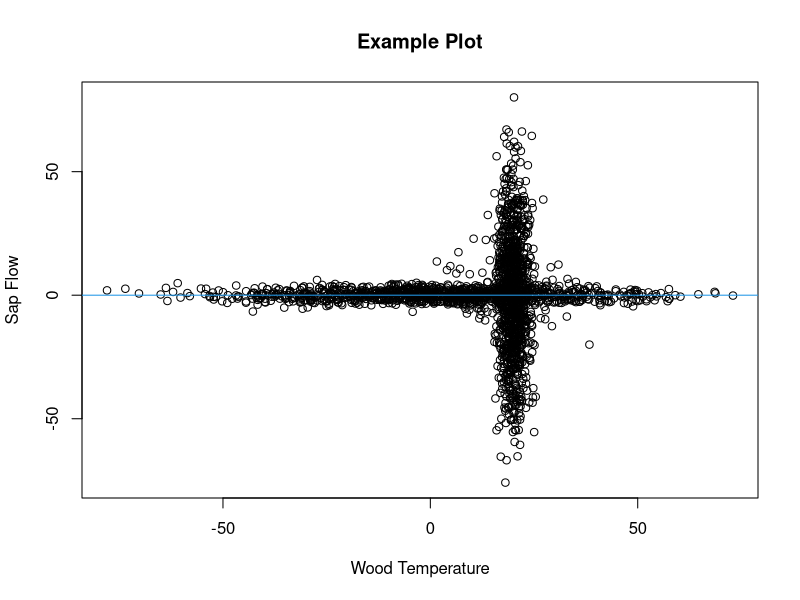
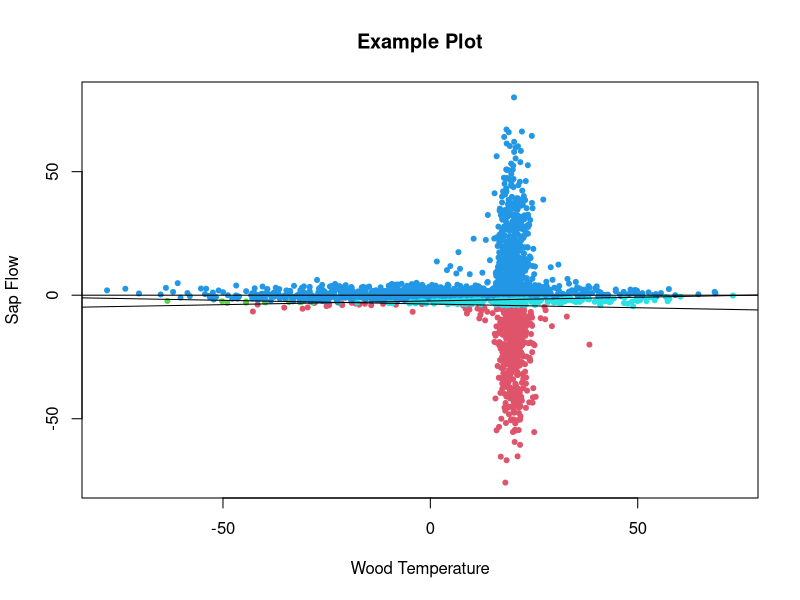

Write R code to recreate these figures, in order. (Note: a time limit stopped this script after it produced the figures.)

# Finding Critical Points for the Relationship Between Wood Temperature and
# Winter-Dormant-Season Sap Flow

# David Moore
# University of New Hampshire Ecohydrology Lab
# July 2023
# davidblakneymoore@gmail.com


# The Explanation

# There are situations where data points, when plotted, cluster around the
# horizontal axis except when they're near a particular value along that axis.
# A picture will help describe this situation.

Predictor_Variable <- c(rnorm(1000, 0, 25), rnorm(1000, 20, 2), rnorm(100, 20, 10))
Response_Variable <- c(rnorm(1000, 0, 2), rnorm(1000, 0, 25), rnorm(100, 0, 10))
Data_Frame <- data.frame(Predictor_Variable = Predictor_Variable, Response_Variable = Response_Variable)
plot(Response_Variable ~ Predictor_Variable, Data_Frame, main = 'Example Plot', xlab = 'Wood Temperature', ylab = 'Sap Flow')
abline(h = 0, col = 4)

# This figure is included in this repository - it's called 'Example Plot 1'.

# This made-up data mimics what I've seen in my studies on winter-dormant-
# season sap flow, where wood temperature is the predictor variable and sap
# flow is the response variable. At extreme wood temperature values, there is
# essentially no sap flow, but when wood temperature values approach a
# particular value (which may be species-specific) from above or below, sap
# flows either downward or upward in deciduous hardwoods.

# In these scenarios, the value of the predictor variable at which the response
# variable is most variable is unknown. This value, which I'll call the
# 'critical value', must be identified and likely has physiological
# significance for the tree. Here, I propose a method to estimate these
# critical values.

# To estimate a critical value, I propose to split the plane of the plot up
# into four quadrants. The quadrants will come together at a point on the
# horizontal axis somewhere between the minimum and maximum values of the
# predictor variable. These quadrants will be delineated by two lines that
# cross on the horizontal axis and that have slopes of equal magnitude but of
# different signs (in other words, the lines that delineate the quadrants are
# reflections of each other about the vertical line that passes through the
# point where the lines delineating the quadrant cross). Again, a figure will
# help to illustrate this concept.

Horizontal_Axis_Intercept_Interval <- 0.1
Vertical_Axis_Intercept_Interval <- 0.1
Slope_Interval <- 0.01
Angles <- seq((0 + Slope_Interval), ((pi / 2) - Slope_Interval), Slope_Interval)
Horizontal_Axis_Intercepts <- seq(min(Data_Frame$Predictor_Variable), max(Data_Frame$Predictor_Variable), by = Horizontal_Axis_Intercept_Interval)
Vertical_Axis_Intercepts <- seq(min(Data_Frame$Predictor_Variable), max(Data_Frame$Predictor_Variable), by = Vertical_Axis_Intercept_Interval)
i <- sample(seq_len(length((Horizontal_Axis_Intercepts))), 1)
j <- sample(seq_len(length((Vertical_Axis_Intercepts))), 1)
k <- sample(seq_len(length(Angles)), 1)
Bottommost_Points <- ifelse((Data_Frame$Response_Variable < ((tan(Angles[k]) * Data_Frame$Predictor_Variable) + Vertical_Axis_Intercepts[j] - (Horizontal_Axis_Intercepts[i] * tan(Angles[k])))) & (Data_Frame$Response_Variable < ((-tan(Angles[k]) * Data_Frame$Predictor_Variable) + Vertical_Axis_Intercepts[j] + (Horizontal_Axis_Intercepts[i] * tan(Angles[k])))), T, F)
Leftmost_Regions <- ifelse((Data_Frame$Response_Variable > ((tan(Angles[k]) * Data_Frame$Predictor_Variable) + Vertical_Axis_Intercepts[j] - (Horizontal_Axis_Intercepts[i] * tan(Angles[k])))) & (Data_Frame$Response_Variable < ((-tan(Angles[k]) * Data_Frame$Predictor_Variable) + Vertical_Axis_Intercepts[j] + (Horizontal_Axis_Intercepts[i] * tan(Angles[k])))), T, F)
Topmost_Points <- ifelse((Data_Frame$Response_Variable > ((tan(Angles[k]) * Data_Frame$Predictor_Variable) + Vertical_Axis_Intercepts[j] - (Horizontal_Axis_Intercepts[i] * tan(Angles[k])))) & (Data_Frame$Response_Variable > ((-tan(Angles[k]) * Data_Frame$Predictor_Variable) + Vertical_Axis_Intercepts[j] + (Horizontal_Axis_Intercepts[i] * tan(Angles[k])))), T, F)
Rightmost_Points <- ifelse((Data_Frame$Response_Variable < ((tan(Angles[k]) * Data_Frame$Predictor_Variable) + Vertical_Axis_Intercepts[j] - (Horizontal_Axis_Intercepts[i] * tan(Angles[k])))) & (Data_Frame$Response_Variable > ((-tan(Angles[k]) * Data_Frame$Predictor_Variable) + Vertical_Axis_Intercepts[j] + (Horizontal_Axis_Intercepts[i] * tan(Angles[k])))), T, F)
Bottommost_Points <- Data_Frame[Bottommost_Points, ]
Leftmost_Regions <- Data_Frame[Leftmost_Regions, ]
Topmost_Points <- Data_Frame[Topmost_Points, ]
Rightmost_Points <- Data_Frame[Rightmost_Points, ]
plot(Response_Variable ~ Predictor_Variable, Data_Frame, type = 'n', main = 'Example Plot', xlab = 'Wood Temperature', ylab = 'Sap Flow')
points(Bottommost_Points$Predictor_Variable, Bottommost_Points$Response_Variable, pch = 20, col = 2)
points(Leftmost_Regions$Predictor_Variable, Leftmost_Regions$Response_Variable, pch = 20, col = 3)
points(Topmost_Points$Predictor_Variable, Topmost_Points$Response_Variable, pch = 20, col = 4)
points(Rightmost_Points$Predictor_Variable, Rightmost_Points$Response_Variable, pch = 20, col = 5)
abline(a = (Vertical_Axis_Intercepts[j] - (Horizontal_Axis_Intercepts[i] * tan(Angles[k]))), b = (tan(Angles[k])))
abline(a = (Vertical_Axis_Intercepts[j] + (Horizontal_Axis_Intercepts[i] * tan(Angles[k]))), b = (-tan(Angles[k])))
abline(h = 0)

# To find the critical value, two major processes will happen. First, the lines
# delineating the quadrants will start at the leftmost data point and
# incrementally move rightward along the horizontal axis. Second, at each of
# the horizontal axis intercepts where these two lines meet, the angles of
# these lines will vary incrementally from 0 to pi / 2. For each combination of
# horizontal axis intercept and angle, a least-squares value will be
# calculated. This least-squares value will be the sum of the squared residuals
# from the topmost and bottommost quadrants (these residuals are the difference
# between the data points in these two quadrants and the vertical line that
# passes through the point where the lines delineating the quadrants cross)
# taken together and from the leftmost and rightmost quadrants (these residuals
# are the difference between the data points in these two quadrants and the
# horizontal axis) taken together. The critical point will be the value of the
# predictor variable that generates the minimum least-squares value.

# An even better and more descriptive figure that helps to explain this process
# is included in this repository - it's called 'Example Plot 2.jpeg'.

# Actually, a third minor process will also happen concurrently. The vertical
# position of this critical point will be allowed to vary as well. Although, in
# theory, sap flow will approach 0 at extreme temperatures, in practice, sap
# flow values are typically off by a small amount due to probe misalignment
# (details can be found in Burgess et al., 2001). Therefore, in order to
# determine the empirical value for no sap flow, this critical point will be
# allowed to vary vertically, and the vertical position of this critical point
# will be subtracted from all sap flow values to reset the baseline to 0.

# This function takes ten arguments. The first two are required.

# The 'Predictor_Variable' argument specifies which variable will be treated as
# the variable on the horizontal axis. If the 'Data_Frame' argument is used to
# specify a data frame containing the predictor variable column, the
# 'Predictor_Variable' argument should not be written as a character string (it
# should not be surrounded by quotation marks). If the 'Data_Frame' argument is
# not used, the 'Predictor_Variable' argument should  be written as a character
# string, surrounded by quotation marks. This argument must be numeric and of
# the same length as the 'Response_Variable' argument.

# The 'Response_Variable' argument specifies which variable will be treated as
# the variable on the vertical axis. If the 'Data_Frame' argument is used to
# specify a data frame containing the response variable column, the
# 'Response_Variable' argument should not be written as a character string (it
# should not be surrounded by quotation marks). If the 'Data_Frame' argument is
# not used, the 'Response_Variable' argument should  be written as a character
# string, surrounded by quotation marks. This argument must be numeric and of
# the same length as the 'Predictor_Variable' argument.

# The 'Data_Frame' argument is optional and can be used to identify an object
# of class 'data.frame' that contains both the predictor and response
# variables.

# The 'Horizontal_Variable_Minimum_Value' argument specifies the minimum
# possible value for the critical point's horizontal axis (predictor variable)
# value. Since it may not be computationally efficient to search for the
# critical value across the entire range of the predictor variable, a subset of
# predictor variable values can be specified.

# The 'Horizontal_Variable_Maximum_Value' argument specifies the maximum
# possible value for the critical point's horizontal axis (predictor variable)
# value. Since it may not be computationally efficient to search for the
# critical value across the entire range of the predictor variable, a subset of
# predictor variable values can be specified.

# The 'Vertical_Variable_Minimum_Value' argument specifies the minimum possible
# value for the critical point's vertical axis (response variable) value. Since
# it may not be computationally efficient to search for the critical value
# across the entire range of the response variable, a subset of response
# variable values can be specified.

# The 'Vertical_Variable_Maximum_Value' argument specifies the maximum possible
# value for the critical point's vertical axis (response variable) value. Since
# it may not be computationally efficient to search for the critical value
# across the entire range of the response variable, a subset of response
# variable values can be specified.

# The 'Slope_Interval' argument specifies, in radians, how gradually slopes
# (angles) should increase from 0 to pi / 2. Smaller 'Slope_Interval' values
# will cause the function to take longer to run but will lead to more accurate
# critical values. This argument must be numeric, of length 1, and between 0
# and pi / 2.

# The 'Horizontal_Axis_Intercept_Interval' argument specifies, in whatever
# units the predictor variable is in, how gradually the quadrants shift from
# right to left. Smaller 'Horizontal_Axis_Intercept_Interval' values will cause
# the function to take longer to run but will lead to more accurate critical
# values. This argument must be numeric, of length 1, and between 0
# and the domain of the predictor variable.

# The 'Vertical_Axis_Intercept_Interval' argument specifies, in whatever units
# the response variable is in, how gradually the quadrants shift from top to
# bottom. Smaller 'Vertical_Axis_Intercept_Interval' values will cause the
# function to take longer to run but will lead to more accurate critical
# values. This argument must be numeric, of length 1, and between 0 and the
# domain of the response variable.


# The Function

Function_for_Finding_the_Critical_Point <- function (Predictor_Variable, Response_Variable, Data_Frame, Horizontal_Variable_Minimum_Value = ifelse(is.null(Data_Frame), min(Predictor_Variable), min(Data_Frame$Predictor_Variable)), Horizontal_Variable_Maximum_Value = ifelse(is.null(Data_Frame), max(Predictor_Variable), max(Data_Frame$Predictor_Variable)), Vertical_Variable_Minimum_Value = ifelse(is.null(Data_Frame), min(Response_Variable), min(Data_Frame$Response_Variable)), Vertical_Variable_Maximum_Value = ifelse(is.null(Data_Frame), max(Response_Variable), max(Data_Frame$Response_Variable)), Slope_Interval = 0.01, Horizontal_Axis_Intercept_Interval = 0.01, Vertical_Axis_Intercept_Interval = 0.01) {
  if (is.null(Data_Frame)) {
    if (!is.numeric(Predictor_Variable)) {
      stop ("'Predictor_Variable' must be a numeric variable.")
    }
    if (!is.numeric(Response_Variable)) {
      stop ("'Response_Variable' must be a numeric variable.")
    }
    if (length(Predictor_Variable) != length(Response_Variable)) {
      stop ("'Predictor_Variable' and 'Response_Variable' must be of the same length.")
    }
    Predictor_Variable_Name <- deparse(substitute(Predictor_Variable))
    Response_Variable_Name <- deparse(substitute(Response_Variable))
    Data_Frame <- data.frame(Predictor_Variable = Predictor_Variable, Response_Variable = Response_Variable)
  } else if (!is.null(Data_Frame)) {
    if (class(Data_Frame) != 'data.frame') {
      stop ("'Data_Frame' must be of class 'data.frame'.")
    }
    Predictor_Variable_Name <- deparse(substitute(Predictor_Variable))
    Response_Variable_Name <- deparse(substitute(Response_Variable))
    Predictor_Variable <- Data_Frame[, deparse(substitute(Predictor_Variable))]
    Response_Variable <- Data_Frame[, deparse(substitute(Response_Variable))]
    if (!is.numeric(Predictor_Variable)) {
      stop ("'Predictor_Variable' must be a numeric variable.")
    }
    if (!is.numeric(Response_Variable)) {
      stop ("'Response_Variable' must be a numeric variable.")
    }
    if (length(Predictor_Variable) != length(Response_Variable)) {
      stop ("'Predictor_Variable' and 'Response_Variable' must be of the same length.")
    }
    Data_Frame <- data.frame(Predictor_Variable = Predictor_Variable, Response_Variable = Response_Variable)
  }
  if (!is.numeric(Horizontal_Variable_Minimum_Value)) {
    stop ("'Horizontal_Variable_Minimum_Value' must be numeric.")
  }
  if (length(Horizontal_Variable_Minimum_Value) != 1) {
    stop ("'Horizontal_Variable_Minimum_Value' must be a single value.")
  }
  if (Horizontal_Variable_Minimum_Value > max(Data_Frame$Predictor_Variable) | Horizontal_Variable_Minimum_Value < min(Data_Frame$Predictor_Variable)) {
    stop ("'Horizontal_Variable_Minimum_Value' must be within the range of predictor variable values.")
  }
  if (!is.numeric(Horizontal_Variable_Maximum_Value)) {
    stop ("'Horizontal_Variable_Maximum_Value' must be numeric.")
  }
  if (length(Horizontal_Variable_Maximum_Value) != 1) {
    stop ("'Horizontal_Variable_Maximum_Value' must be a single value.")
  }
  if (Horizontal_Variable_Maximum_Value > max(Data_Frame$Predictor_Variable) | Horizontal_Variable_Maximum_Value < min(Data_Frame$Predictor_Variable)) {
    stop ("'Horizontal_Variable_Maximum_Value' must be within the range of predictor variable values.")
  }
  if (!is.numeric(Vertical_Variable_Minimum_Value)) {
    stop ("'Vertical_Variable_Minimum_Value' must be numeric.")
  }
  if (length(Vertical_Variable_Minimum_Value) != 1) {
    stop ("'Vertical_Variable_Minimum_Value' must be a single value.")
  }
  if (Vertical_Variable_Minimum_Value > max(Data_Frame$Response_Variable) | Vertical_Variable_Minimum_Value < min(Data_Frame$Response_Variable)) {
    stop ("'Vertical_Variable_Minimum_Value' must be within the range of response variable values.")
  }
  if (!is.numeric(Vertical_Variable_Maximum_Value)) {
    stop ("'Vertical_Variable_Maximum_Value' must be numeric.")
  }
  if (length(Vertical_Variable_Maximum_Value) != 1) {
    stop ("'Vertical_Variable_Maximum_Value' must be a single value.")
  }
  if (Vertical_Variable_Maximum_Value > max(Data_Frame$Response_Variable) | Vertical_Variable_Maximum_Value < min(Data_Frame$Response_Variable)) {
    stop ("'Vertical_Variable_Maximum_Value' must be within the range of response variable values.")
  }
  if (!is.numeric(Horizontal_Axis_Intercept_Interval)) {
    stop ("'Horizontal_Axis_Intercept_Interval' must be numeric.")
  }
  if (length(Horizontal_Axis_Intercept_Interval) != 1) {
    stop ("'Horizontal_Axis_Intercept_Interval' must be a single value.")
  }
  if (Horizontal_Axis_Intercept_Interval <= 0 | Horizontal_Axis_Intercept_Interval >= (max(Data_Frame$Predictor_Variable) - min(Data_Frame$Predictor_Variable))) {
    stop ("'Horizontal_Axis_Intercept_Interval' must be greater than 0 and smaller than the difference between the maximum and minimum values of the predictor variable.")
  }
  if (!is.numeric(Vertical_Axis_Intercept_Interval)) {
    stop ("'Vertical_Axis_Intercept_Interval' must be numeric.")
  }
  if (length(Vertical_Axis_Intercept_Interval) != 1) {
    stop ("'Vertical_Axis_Intercept_Interval' must be a single value.")
  }
  if (Vertical_Axis_Intercept_Interval <= 0 | Vertical_Axis_Intercept_Interval >= (max(Data_Frame$Response_Variable) - min(Data_Frame$Response_Variable))) {
    stop ("'Vertical_Axis_Intercept_Interval' must be greater than 0 and smaller than the difference between the maximum and minimum values of the response variable.")
  }
  if (!is.numeric(Slope_Interval)) {
    stop ("'Slope_Interval' must be numeric.")
  }
  if (length(Slope_Interval) != 1) {
    stop ("'Slope_Interval' must be a single value.")
  }
  if (Slope_Interval <= 0 | Slope_Interval >= pi / 2) {
    stop ("'Slope_Interval' must be greater than 0 and less than pi / 2.")
  }
  Angles <- seq((0 + Slope_Interval), ((pi / 2) - Slope_Interval), Slope_Interval)
  Horizontal_Axis_Intercepts <- seq(Horizontal_Variable_Minimum_Value, Horizontal_Variable_Maximum_Value, by = Horizontal_Axis_Intercept_Interval)
  Vertical_Axis_Intercepts <- seq(Vertical_Variable_Minimum_Value, Vertical_Variable_Maximum_Value, by = Vertical_Axis_Intercept_Interval)
  Output <- list(NULL)
  Counter <- 1
  for (i in seq_len(length(Horizontal_Axis_Intercepts))) {
    for (j in seq_len(length(Vertical_Axis_Intercepts))) {
      for (k in seq_len(length(Angles))) {
        Bottommost_Points <- ifelse((Data_Frame$Response_Variable < ((tan(Angles[k]) * Data_Frame$Predictor_Variable) + Vertical_Axis_Intercepts[j] - (Horizontal_Axis_Intercepts[i] * tan(Angles[k])))) & (Data_Frame$Response_Variable < ((-tan(Angles[k]) * Data_Frame$Predictor_Variable) + Vertical_Axis_Intercepts[j] + (Horizontal_Axis_Intercepts[i] * tan(Angles[k])))), T, F)
        Leftmost_Points <- ifelse((Data_Frame$Response_Variable > ((tan(Angles[k]) * Data_Frame$Predictor_Variable) + Vertical_Axis_Intercepts[j] - (Horizontal_Axis_Intercepts[i] * tan(Angles[k])))) & (Data_Frame$Response_Variable < ((-tan(Angles[k]) * Data_Frame$Predictor_Variable) + Vertical_Axis_Intercepts[j] + (Horizontal_Axis_Intercepts[i] * tan(Angles[k])))), T, F)
        Topmost_Points <- ifelse((Data_Frame$Response_Variable > ((tan(Angles[k]) * Data_Frame$Predictor_Variable) + Vertical_Axis_Intercepts[j] - (Horizontal_Axis_Intercepts[i] * tan(Angles[k])))) & (Data_Frame$Response_Variable > ((-tan(Angles[k]) * Data_Frame$Predictor_Variable) + Vertical_Axis_Intercepts[j] + (Horizontal_Axis_Intercepts[i] * tan(Angles[k])))), T, F)
        Rightmost_Points <- ifelse((Data_Frame$Response_Variable < ((tan(Angles[k]) * Data_Frame$Predictor_Variable) + Vertical_Axis_Intercepts[j] - (Horizontal_Axis_Intercepts[i] * tan(Angles[k])))) & (Data_Frame$Response_Variable > ((-tan(Angles[k]) * Data_Frame$Predictor_Variable) + Vertical_Axis_Intercepts[j] + (Horizontal_Axis_Intercepts[i] * tan(Angles[k])))), T, F)
        Vertical_Points <- Data_Frame[Bottommost_Points | Topmost_Points, ]
        Vertical_Sum_of_Squared_Residuals <- sum((Vertical_Points$Predictor_Variable - Horizontal_Axis_Intercepts[i]) ^ 2)
        Horizontal_Points <- Data_Frame[Leftmost_Points | Rightmost_Points, ]
        Horizontal_Sum_of_Squared_Residuals <- sum((Horizontal_Points$Response_Variable - Vertical_Axis_Intercepts[j]) ^ 2)
        Overall_Sum_of_Squared_Residuals <- Vertical_Sum_of_Squared_Residuals + Horizontal_Sum_of_Squared_Residuals
        Output[[Counter]] <- list(Horizontal_Axis_Intercept = Horizontal_Axis_Intercepts[i], Vertical_Axis_Intercept = Vertical_Axis_Intercepts[j], Angle = Angles[k], Overall_Sum_of_Squared_Residuals = Overall_Sum_of_Squared_Residuals)
        Counter <- Counter + 1
      }
    }
  }
  Best_Critical_Point <- Output[[which.min(sapply(Output, `[`, 'Overall_Sum_of_Squared_Residuals'))]]
  Bottommost_Points_Logical <- ifelse((Data_Frame$Response_Variable < ((tan(Best_Critical_Point$Angle) * Data_Frame$Predictor_Variable) + Best_Critical_Point$Vertical_Axis_Intercept - (Best_Critical_Point$Horizontal_Axis_Intercept * tan(Best_Critical_Point$Angle)))) & (Data_Frame$Response_Variable < ((-tan(Best_Critical_Point$Angle) * Data_Frame$Predictor_Variable) + Best_Critical_Point$Vertical_Axis_Intercept + (Best_Critical_Point$Horizontal_Axis_Intercept * tan(Best_Critical_Point$Angle)))), T, F)
  Leftmost_Points_Logical <- ifelse((Data_Frame$Response_Variable > ((tan(Best_Critical_Point$Angle) * Data_Frame$Predictor_Variable) + Best_Critical_Point$Vertical_Axis_Intercept - (Best_Critical_Point$Horizontal_Axis_Intercept * tan(Best_Critical_Point$Angle)))) & (Data_Frame$Response_Variable < ((-tan(Best_Critical_Point$Angle) * Data_Frame$Predictor_Variable) + Best_Critical_Point$Vertical_Axis_Intercept + (Best_Critical_Point$Horizontal_Axis_Intercept * tan(Best_Critical_Point$Angle)))), T, F)
  Topmost_Points_Logical <- ifelse((Data_Frame$Response_Variable > ((tan(Best_Critical_Point$Angle) * Data_Frame$Predictor_Variable) + Best_Critical_Point$Vertical_Axis_Intercept - (Best_Critical_Point$Horizontal_Axis_Intercept * tan(Best_Critical_Point$Angle)))) & (Data_Frame$Response_Variable > ((-tan(Best_Critical_Point$Angle) * Data_Frame$Predictor_Variable) + Best_Critical_Point$Vertical_Axis_Intercept + (Best_Critical_Point$Horizontal_Axis_Intercept * tan(Best_Critical_Point$Angle)))), T, F)
  Rightmost_Points_Logical <- ifelse((Data_Frame$Response_Variable < ((tan(Best_Critical_Point$Angle) * Data_Frame$Predictor_Variable) + Best_Critical_Point$Vertical_Axis_Intercept - (Best_Critical_Point$Horizontal_Axis_Intercept * tan(Best_Critical_Point$Angle)))) & (Data_Frame$Response_Variable > ((-tan(Best_Critical_Point$Angle) * Data_Frame$Predictor_Variable) + Best_Critical_Point$Vertical_Axis_Intercept + (Best_Critical_Point$Horizontal_Axis_Intercept * tan(Best_Critical_Point$Angle)))), T, F)
  list(Horizontal_Axis_Intercept = Best_Critical_Point$Horizontal_Axis_Intercept, Vertical_Axis_Intercept = Best_Critical_Point$Vertical_Axis_Intercept, Angle = Best_Critical_Point$Angle, Overall_Sum_of_Squared_Residuals = Best_Critical_Point$Overall_Sum_of_Squared_Residuals, Bottommost_Points = Data_Frame[Bottommost_Points_Logical, ], Leftmost_Points = Data_Frame[Leftmost_Points_Logical, ], Topmost_Points = Data_Frame[Topmost_Points_Logical, ], Rightmost_Points = Data_Frame[Rightmost_Points_Logical, ], Horizontal_Points = Data_Frame[Leftmost_Points_Logical | Rightmost_Points_Logical, ], Vertical_Points = Data_Frame[Bottommost_Points_Logical | Topmost_Points_Logical, ])
}


# An Example

# Let's see if we can identify the critical point for the made-up data we
# generated in the 'The Explanation' section.

(Output <- Function_for_Finding_the_Critical_Point(Predictor_Variable, Response_Variable, Data_Frame))
plot(Response_Variable ~ Predictor_Variable, Data_Frame, main = 'Example Plot', xlab = 'Wood Temperature', ylab = 'Sap Flow')
abline(h = Output$Vertical_Axis_Intercept, col = 4)
abline(v = Output$Horizontal_Axis_Intercept, col = 4)

# I think the function did a nice job!


# Works Cited

# Burgess, S.S.O., M.A. Adams, N.C. Turner, C.R. Beverly, C.K. Ong, A.A.H.
# Khan, and T.M. Bleby. 2001. An improved heat pulse method to measure low and
# reverse rates of sap flow in woody plants. Tree Physiol. 21:589-598.
